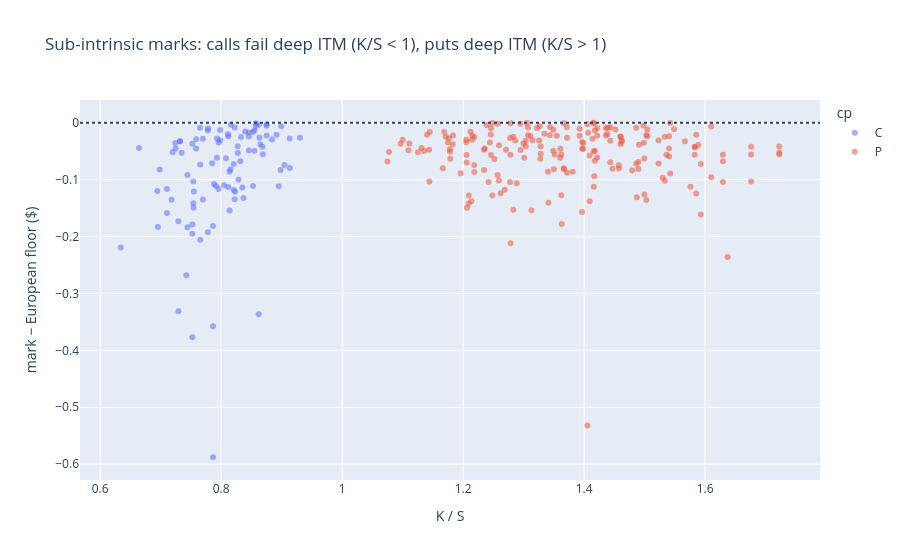

Notebook cell for this chart:
### Code cell
px.scatter(
    sub, x="moneyness", y="mark - floor", color="cp", opacity=0.55,
    labels={"moneyness": "K / S", "mark - floor": "mark − European floor ($)"},
    title="Sub-intrinsic marks: calls fail deep ITM (K/S < 1), puts deep ITM (K/S > 1)",
).add_hline(y=0, line_dash="dot")

### Figure 1 — Plotly figure (JSON) as saved in the notebook; plotly's stock layout.template omitted (floating-point values rounded to 4 significant figures; data arrays with more than 128 entries replaced by an {"elided": "..."} marker saying what was removed)
{"data": [{"hovertemplate": "cp=C<br>K / S=%{x}<br>mark − European floor ($)=%{y}<extra></extra>", "legendgroup": "C", "marker": {"color": "#636efa", "opacity": 0.55, "symbol": "circle"}, "mode": "markers", "name": "C", "orientation": "v", "showlegend": true, "type": "scatter", "x": [0.7655, 0.8351, 0.9047, 0.7655, 0.7294, 0.7958, 0.8621, 0.8952, 0.7294, 0.7958, 0.6341, 0.6643, 0.6944, 0.7246, 0.7548, 0.785, 0.8152, 0.8454, 0.6986, 0.7319, 0.7984, 0.8317, 0.8649, 0.8982, 0.7984, 0.7319, 0.7651, 0.7524, 0.7866, 0.8208, 0.855, 0.7524, 0.7866, 0.8208, 0.855, 0.7524, 0.7182, 0.7524, 0.7866, 0.7539, 0.8225, 0.7539, 0.7882, 0.8225, 0.7197, 0.7931, 0.8276, 0.8621, 0.7586, 0.7931, 0.7586, 0.7241, 0.8327, 0.8689, 0.8371, 0.8752, 0.9132, 0.8525, 0.7784, 0.8682, 0.8287, 0.814, 0.8527, 0.8915, 0.9302, 0.814, 0.7426, 0.884, 0.7698, 0.8048, 0.8397, 0.8747, 0.7348, 0.7698, 0.7104, 0.7442, 0.7781, 0.8119, 0.8457, 0.9134, 0.7104, 0.7442, 0.7781, 0.8119, 0.8457, 0.823, 0.8573, 0.7545, 0.8573, 0.6954, 0.8114, 0.8162, 0.8081, 0.8754, 0.7914, 0.8273, 0.8633, 0.8993], "xaxis": "x", "y": [-0.07362, -0.1139, -0.07427, -0.2055, -0.3312, -0.1163, -0.3364, -0.1115, -0.1731, -0.03471, -0.2192, -0.04464, -0.1201, -0.04552, -0.121, -0.07139, -0.08183, -0.01727, -0.0823, -0.03241, -0.01263, -0.06774, -0.03785, -0.08296, -0.03102, -0.03269, -0.00895, -0.3769, -0.3576, -0.1184, -0.04916, -0.1953, -0.1814, -0.07258, -0.01373, -0.1787, -0.1352, -0.03711, -0.5878, -0.1033, -0.1345, -0.1417, -0.1077, -0.008648, -0.05176, -0.0276, -0.05314, -0.003691, -0.04547, -0.0614, -0.02889, -0.03561, -0.02508, -0.05552, -0.1324, -0.02252, -0.02763, -0.01626, -0.01028, -0.04241, -0.1004, -0.08615, -0.1112, -0.02126, -0.02631, -0.1542, -0.2681, -0.02959, -0.1348, -0.11, -0.01526, -0.005478, -0.05265, -0.02825, -0.1585, -0.1836, -0.01378, -0.02394, -0.02411, -0.07944, -0.1165, -0.09205, -0.1926, -0.1131, -0.04869, -0.1213, -0.00637, -0.1496, -0.0009541, -0.1831, -0.02026, -0.00378, -0.06263, -0.002849, -0.1112, -0.04126, -0.02631, -0.00637], "yaxis": "y"}, {"hovertemplate": "cp=P<br>K / S=%{x}<br>mark − European floor ($)=%{y}<extra></extra>", "legendgroup": "P", "marker": {"color": "#EF553B", "opacity": 0.55, "symbol": "circle"}, "mode": "markers", "name": "P", "orientation": "v", "showlegend": true, "type": "scatter", "x": {"elided": "195 float values"}, "xaxis": "x", "y": {"elided": "195 float values"}, "yaxis": "y"}], "layout": {"legend": {"title": {"text": "cp"}, "tracegroupgap": 0}, "shapes": [{"line": {"dash": "dot"}, "type": "line", "x0": 0, "x1": 1, "xref": "x domain", "y0": 0, "y1": 0, "yref": "y"}], "title": {"text": "Sub-intrinsic marks: calls fail deep ITM (K/S < 1), puts deep ITM (K/S > 1)"}, "xaxis": {"anchor": "y", "domain": [0.0, 1.0], "title": {"text": "K / S"}}, "yaxis": {"anchor": "x", "domain": [0.0, 1.0], "title": {"text": "mark − European floor ($)"}}}}
